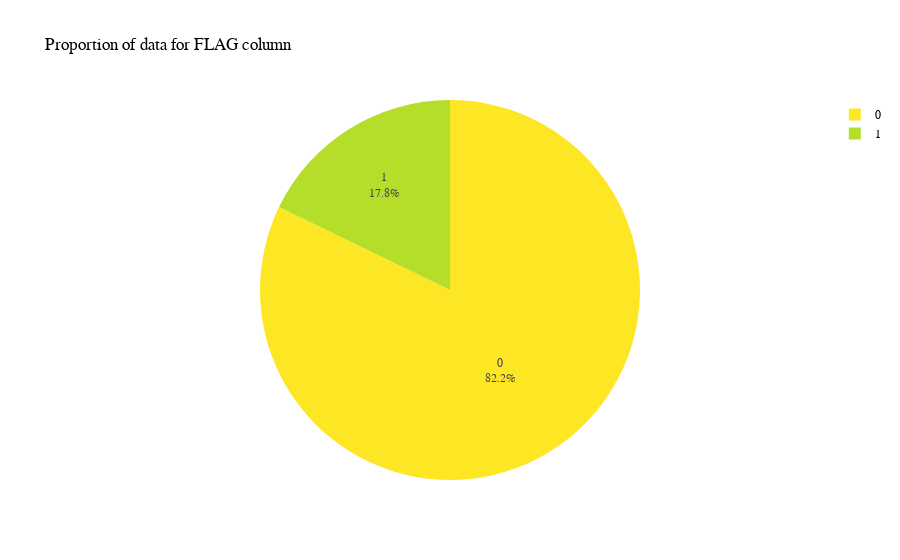

The notebook cell this image was saved under:
### Code cell
fig = px.pie(datafr, names='FLAG',
             color_discrete_sequence=px.colors.sequential.Viridis_r,
             title='Proportion of data for FLAG column')
fig.update_traces(textposition='inside', textinfo='percent+label')
fig.update_layout(paper_bgcolor='rgba(0,0,0,0)',
                  plot_bgcolor='rgba(0,0,0,0)',
                  font=dict(family='Cambria, monospace', size=12, color='#000000'))
fig.show()

### Figure 1 — Plotly figure (JSON) as saved in the notebook; plotly's stock layout.template omitted (floating-point values rounded to 4 significant figures; data arrays with more than 128 entries replaced by an {"elided": "..."} marker saying what was removed)
{"data": [{"domain": {"x": [0, 1], "y": [0, 1]}, "hovertemplate": "FLAG=%{label}<extra></extra>", "labels": {"elided": "9295 int values"}, "legendgroup": "", "name": "", "showlegend": true, "type": "pie", "textinfo": "percent+label", "textposition": "inside"}], "layout": {"legend": {"tracegroupgap": 0}, "title": {"text": "Proportion of data for FLAG column"}, "piecolorway": ["#fde725", "#b5de2b", "#6ece58", "#35b779", "#1f9e89", "#26828e", "#31688e", "#3e4989", "#482878", "#440154"], "font": {"family": "Cambria, monospace", "size": 12, "color": "#000000"}, "paper_bgcolor": "rgba(0,0,0,0)", "plot_bgcolor": "rgba(0,0,0,0)"}}
